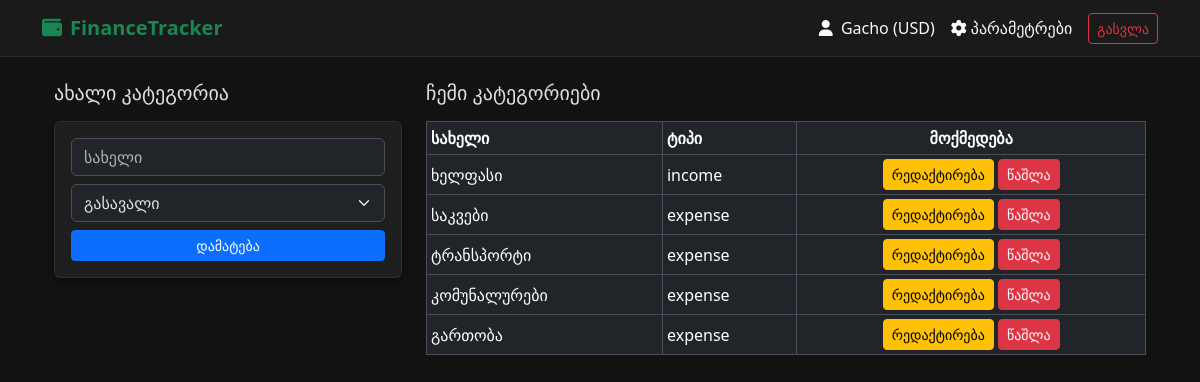
The app's page /categories (signed in), older data.
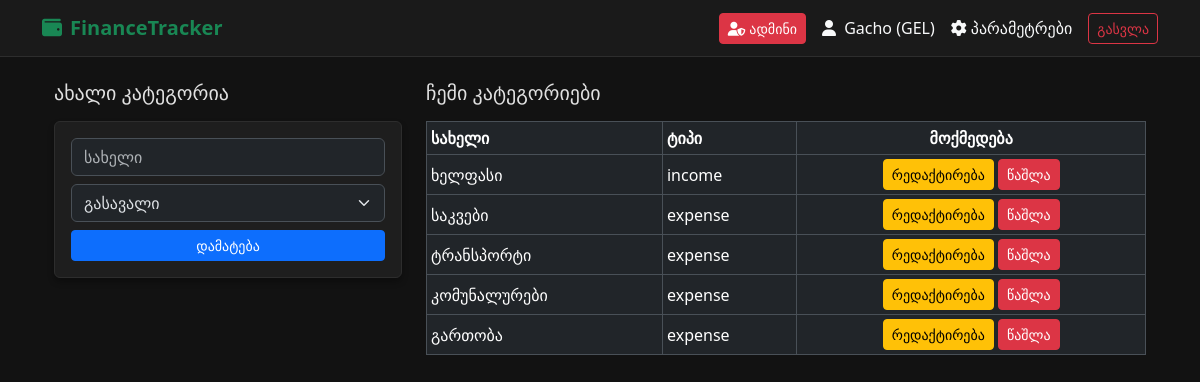
The same page, newer data.
### models/user.py (models this page shows)
class User(UserMixin, db.Model):
    __tablename__ = 'users'
    id = db.Column(db.Integer, primary_key=True)
    username = db.Column(db.String(150), unique=True, nullable=False)
    email = db.Column(db.String(150), unique=True, nullable=False)
    password_hash = db.Column(db.String(256), nullable=False)
    currency = db.Column(db.String(3), default="GEL") # GEL, USD, EUR, GBP
    created_at = db.Column(db.DateTime, default=datetime.utcnow)
    is_admin=db.Column(db.Boolean,default=False)
    categories = db.relationship('Category', backref='user', lazy=True,cascade="all, delete-orphan")
    transactions = db.relationship('Transaction', backref='user', lazy=True,cascade="all, delete-orphan")
    budgets = db.relationship('Budget', backref='user', lazy=True,cascade="all, delete-orphan")

### routes/category.py (the view)
@category_bp.route('/categories', methods=['GET'])
@custom_login_required
def index():
    user_categories = Category.query.filter_by(user_id=current_user.id).all()
    return render_template('categories.html', categories=user_categories)

### app.py (called while the page is built)
def create_app():
    app = Flask(__name__)
    app.config.from_object(Config)
    db.init_app(app)
    login_manager.init_app(app)
    login_manager.login_view = 'auth.login'
    @login_manager.user_loader
    def load_user(user_id):
        return User.query.get(int(user_id))
    app.register_blueprint(api_bp)
    app.register_blueprint(auth_bp)
    app.register_blueprint(dashboard_bp)
    app.register_blueprint(admin_bp)
    app.register_blueprint(settings_bp)
    app.register_blueprint(category_bp)
    @app.route('/')
    def home():
        return redirect(url_for('auth.login'))
    with app.app_context():
        db.create_all()
    @app.errorhandler(404)
    def page_not_found(e):
        return render_template('404.html'),404
    @app.errorhandler(500)
    def internal_error(e):
        return render_template('500.html'),500
    return app

### templates/categories.html (shortened to what this page needs)
{% extends "base.html" %}
{% block content %}
<div class="container mt-4">
    <div class="row">
        <div class="col-md-4">
            <h5 class="mb-3">ახალი კატეგორია</h5>
            <form action="{{ url_for('category.add_category') }}" method="POST" class="card p-3">
                <input type="text" name="name" class="form-control mb-2" placeholder="სახელი" required>
                <select name="type" class="form-select mb-2">
                    <option value="expense">გასავალი</option>
                </select>
                <button type="submit" class="btn btn-primary btn-sm">დამატება</button>
            </form>
        </div>
        <div class="col-md-8">
            <h5 class="mb-3">ჩემი კატეგორიები</h5>
            <table class="table table-sm table-bordered align-middle">
                <thead>
                    <tr><th>სახელი</th><th>ტიპი</th><th class="text-center">მოქმედება</th></tr>
                </thead>
                <tbody>
                    {% for cat in categories %}
                    <tr>
                        <td>{{ cat.name }}</td>
                        <td>{{ cat.type }}</td>
                        <td class="text-center">
                            <button class="btn btn-sm btn-warning" data-bs-toggle="modal" data-bs-target="#edit-{{ cat.id }}">რედაქტირება</button>
                            <form action="{{ url_for('category.delete_category', id=cat.id) }}" method="POST" class="d-inline">
                                <button type="submit" class="btn btn-sm btn-danger" onclick="return confirm('დარწმუნებული ხართ?')">წაშლა</button>
                            </form>
                        </td>
                    </tr>
                    {% else %}
                    <tr><td colspan="3" class="text-center">კატეგორიები არ არის.</td></tr>
                    {% endfor %}
                </tbody>
            </table>
        </div>
    </div>
</div>
{% endblock %}

### templates/base.html (shortened to what this page needs)
<!DOCTYPE html>
<html lang="ka" data-bs-theme="dark">
<head>
    <link href="https://cdn.jsdelivr.net/npm/bootstrap@5.3.2/dist/css/bootstrap.min.css" rel="stylesheet">
    <link rel="stylesheet" href="https://cdnjs.cloudflare.com/ajax/libs/font-awesome/6.4.0/css/all.min.css">
</head>
<body>
    <nav class="navbar navbar-expand-lg navbar-dark bg-dark mb-4">
        <div class="container">
            <a class="navbar-brand text-success fw-bold" href="{{ url_for('dashboard.index') }}">
                <i class="fa-solid fa-wallet me-2"></i>FinanceTracker
            </a>
            <div class="d-flex align-items-center">
                {% if current_user.is_authenticated %}
                    {% if current_user.is_admin %}
                        <a href="{{ url_for('admin.index') }}" class="btn btn-danger btn-sm me-3">
                            <i class="fa-solid fa-user-shield me-1"></i>ადმინი
                        </a>
                    {% endif %}
                    <span class="text-light me-3">
                        <i class="fa-solid fa-user me-1"></i> {{ current_user.username }} ({{ current_user.currency }})
                    </span>
                    <a class="text-light text-decoration-none me-3" href="{{ url_for('settings.index') }}">
                        <i class="fa-solid fa-gear me-1"></i>პარამეტრები
                    </a>
                    <a href="/logout" class="btn btn-outline-danger btn-sm">გასვლა</a>
                {% endif %}
            </div>
        </div>
    </nav>
    <div class="container">
        {% block content %}{% endblock %}
    </div>
</body>
</html>

Row changes from the older to the newer data that the page shows:
changed User "Gacho": is_admin False → True (drawn); currency "USD" → "GEL"
Text that changed along with them:
text now shown: "ადმინი"
